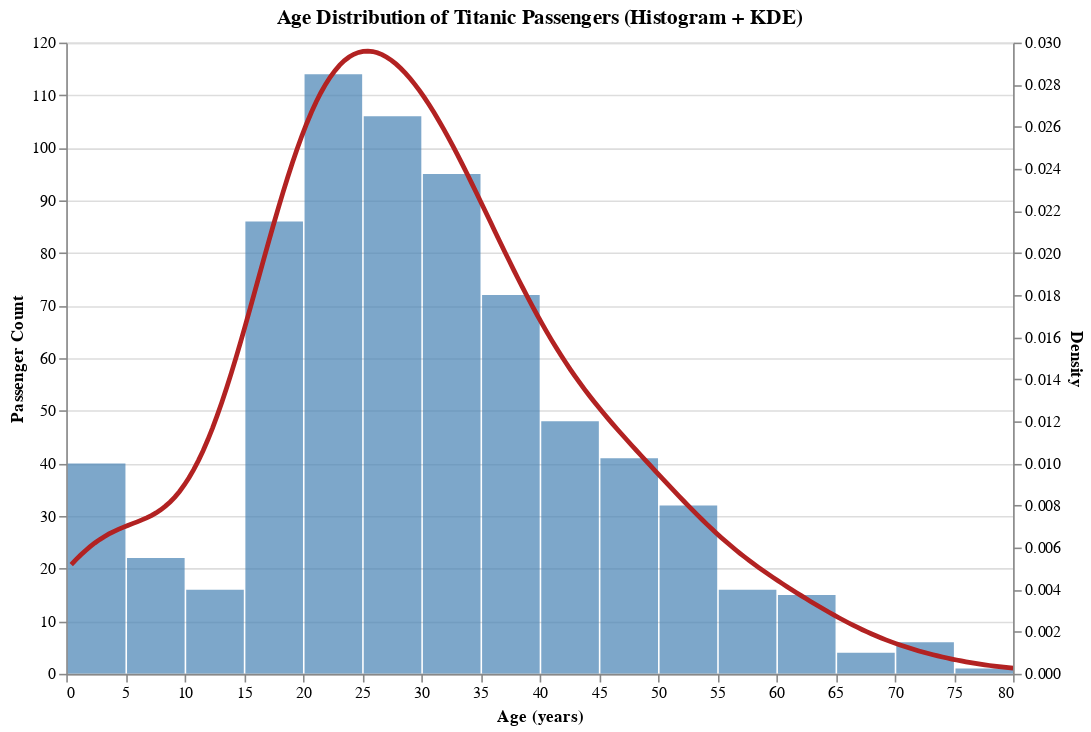

Notebook cell for this chart:
### Code cell
import altair as alt
import pandas as pd

# Load and clean data
df = pd.read_csv("https://raw.githubusercontent.com/datasciencedojo/datasets/master/titanic.csv")
df_clean = df[df["Age"].notna()]

# Histogram bars (true bins, actual count)
bar_chart = alt.Chart(df_clean).mark_bar(
    color='steelblue',
    opacity=0.7
).encode(
    x=alt.X("Age:Q", bin=alt.Bin(maxbins=30), title="Age (years)"),
    y=alt.Y("count():Q", title="Passenger Count")
)

# KDE line (independent density estimate)
KDE_line = alt.Chart(df_clean).transform_density(
    'Age',
    as_=['Age', 'density'],
    bandwidth=5
).mark_line(
    color='firebrick',
    strokeWidth=3
).encode(
    x='Age:Q',
    y=alt.Y('density:Q', axis=alt.Axis(title='Density'))
)

# Layer both charts
chart = (bar_chart + KDE_line).resolve_scale(
    y='independent'  # allow separate scales for count and density
).properties(
    width=600,
    height=400,
    title="Age Distribution of Titanic Passengers (Histogram + KDE)"
).interactive()

chart

chart.interactive().display()
chart.save("altair_age.html")

### Figure 1 — Vega-Lite specification as saved in the notebook (floating-point values rounded to 4 significant figures; data arrays with more than 128 entries replaced by an {"elided": "..."} marker saying what was removed)
{"config": {"view": {"continuousWidth": 300, "continuousHeight": 300}}, "layer": [{"mark": {"type": "bar", "color": "steelblue", "opacity": 0.7}, "encoding": {"x": {"bin": {"maxbins": 30}, "field": "Age", "title": "Age (years)", "type": "quantitative"}, "y": {"aggregate": "count", "title": "Passenger Count", "type": "quantitative"}}, "name": "view_3"}, {"mark": {"type": "line", "color": "firebrick", "strokeWidth": 3}, "encoding": {"x": {"field": "Age", "type": "quantitative"}, "y": {"axis": {"title": "Density"}, "field": "density", "type": "quantitative"}}, "transform": [{"density": "Age", "bandwidth": 5, "as": ["Age", "density"]}]}], "data": {"name": "data-aac068042badf88dd2703fe3294cb25e"}, "height": 400, "params": [{"name": "param_3", "select": {"type": "interval", "encodings": ["x", "y"]}, "bind": "scales", "views": ["view_3"]}, {"name": "param_4", "select": {"type": "interval", "encodings": ["x", "y"]}, "bind": "scales", "views": ["view_3"]}], "resolve": {"scale": {"y": "independent"}}, "title": "Age Distribution of Titanic Passengers (Histogram + KDE)", "width": 600, "$schema": "https://vega.github.io/schema/vega-lite/v5.20.1.json", "datasets": {"data-aac068042badf88dd2703fe3294cb25e": {"elided": "714 records"}}}
